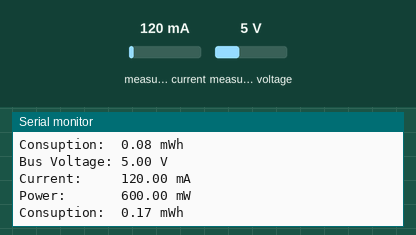
This program was run on a simulated ESP8266 (Wemos D1 mini). Shown: the last lines printed to the serial monitor. Inputs (shaded band) come from the test bench; at power-on: measured current 120 mA, measured voltage 5 V.

Above: at 1.2 s.
1.3 s: measured current set to 40 mA
At 1.9 s:
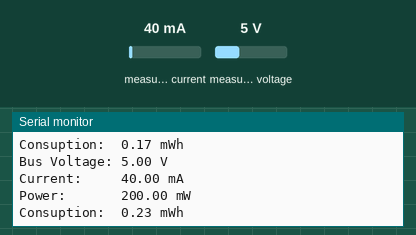
2.8 s: measured voltage set to 0.3 V
At 3.4 s:
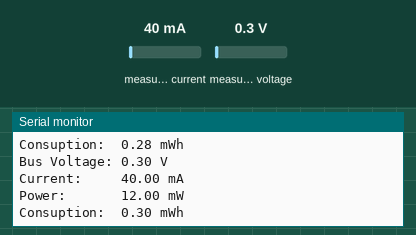
4.3 s: measured current set to 500 mA
At 4.9 s:
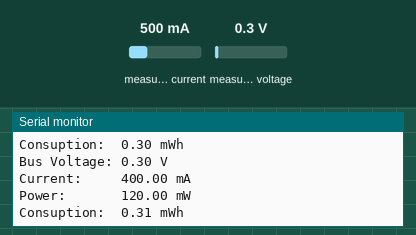
Timing chart, 0 to 7.3 s (numbered marks = the images above; inputs shaded):
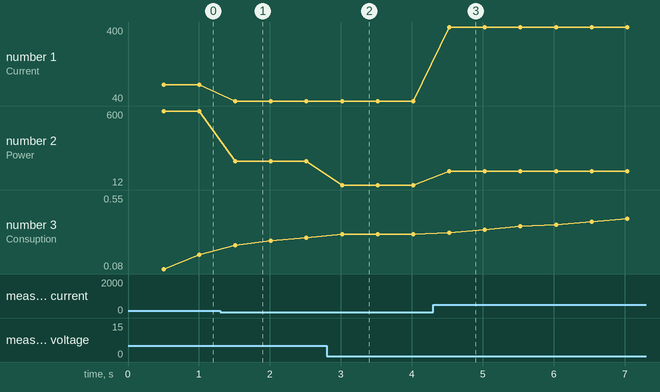

Measured:
- after the input at 1.3 s, the serial monitor: prints a new line after 0.21 s (image 1)
- after the input at 2.8 s, the serial monitor: prints a new line after 0.22 s (image 2)
- after the input at 4.3 s, the serial monitor: prints a new line after 0.22 s (image 3)
- plotted number 1: 120 → 40 after the input at 1.3 s, 40 → 400 after the input at 4.3 s
- plotted number 2: 600 → 200 after the input at 1.3 s, 200 → 12 after the input at 2.8 s, 12 → 120 after the input at 4.3 s
- plotted number 3: 0.17 → 0.28 after the input at 1.3 s, 0.28 → 0.3 after the input at 2.8 s, 0.3 → 0.55 after the input at 4.3 s

The program:

main.cpp
```cpp
#include <Arduino.h>
#include <Wire.h>
#include <Adafruit_INA219.h>

Adafruit_INA219 ina219;
unsigned long measureTime=0;
unsigned long sendTime=0;

float busvoltage = 0;
float current_mA = 0;
float power_mW = 0;
double power_mWh = 0;


void setup() {
  Serial.begin(115200);

  if (! ina219.begin()) {
    Serial.println("Failed to find INA219 chip");
    while (1);
  }

  ina219.setCalibration_16V_400mA();

  Serial.println("Measuring voltage and current with INA219 ...");
  // put your setup code here, to run once:
}

void loop() {
  // put your main code here, to run repeatedly:
  if(measureTime + 10 <= millis())
  {
    busvoltage = ina219.getBusVoltage_V();
    current_mA = ina219.getCurrent_mA();
    power_mW = current_mA * busvoltage;
    power_mWh += (power_mW*(millis()-measureTime))/3600000; //mw * ms * (1h->3600000ms)
    measureTime = millis();
  }
  if(sendTime + 500 <= millis())
  {
    Serial.print("Bus Voltage: "); Serial.print(busvoltage); Serial.println(" V");
    Serial.print("Current:     "); Serial.print(current_mA); Serial.println(" mA");
    Serial.print("Power:       "); Serial.print(power_mW); Serial.println(" mW");
    Serial.print("Consuption:  "); Serial.print(power_mWh); Serial.println(" mWh");
    Serial.println();

    sendTime = millis();
  }
}
```
